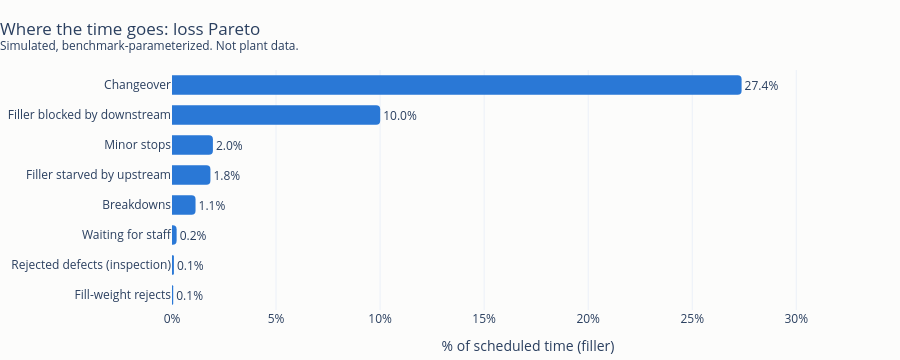

Source (notebook cell):
### Markdown cell above
## Loss Pareto (six big losses, at the filler)

Shares of scheduled production time; they sum to 1 − line OEE. Starved and blocked are flow losses caused by other stations (glossary D3).

### Code cell
pt = B.pareto_table(t["pareto"])
display(pt.round(4))
fig = viz.pareto_fig(pt.rename(columns={"mean": "share_of_ppt"}))
fig.update_layout(template="plotly_white", plot_bgcolor="#fcfcfb", paper_bgcolor="#fcfcfb")
fig.write_image(REP / "figures/05_loss_pareto.png", scale=2, width=820)
fig

### Figure 1 — Plotly figure (JSON) as saved in the notebook; plotly's stock layout.template omitted (floating-point values rounded to 4 significant figures)
{"data": [{"cliponaxis": false, "customdata": [["Process defects", "Quality"], ["Process defects", "Quality"], ["Setup and adjustment (staff resource, D2)", "Availability"], ["Equipment failure", "Availability"], ["Idling and minor stoppages (starved, D3)", "Performance"], ["Idling and minor stoppages", "Performance"], ["Idling and minor stoppages (blocked, D3)", "Performance"], ["Setup and adjustment", "Availability"]], "hovertemplate": "%{y}<br>%{x:.2f}% of scheduled time<br>Six big losses: %{customdata[0]} (%{customdata[1]})<extra></extra>", "marker": {"color": "#2a78d6", "cornerradius": 4, "line": {"width": 0}}, "orientation": "h", "showlegend": false, "text": ["0.1%", "0.1%", "0.2%", "1.1%", "1.8%", "2.0%", "10.0%", "27.4%"], "textposition": "outside", "type": "bar", "x": [0.05825, 0.09191, 0.2223, 1.131, 1.846, 1.966, 10.01, 27.37], "y": ["Fill-weight rejects", "Rejected defects (inspection)", "Waiting for staff", "Breakdowns", "Filler starved by upstream", "Minor stops", "Filler blocked by downstream", "Changeover"]}], "layout": {"bargap": 0.35, "height": 360, "hoverlabel": {"namelength": -1}, "margin": {"b": 40, "l": 8, "r": 16, "t": 70}, "paper_bgcolor": "#fcfcfb", "plot_bgcolor": "#fcfcfb", "title": {"text": "Where the time goes: loss Pareto<br><sup>Simulated, benchmark-parameterized. Not plant data.</sup>", "x": 0, "xanchor": "left"}, "xaxis": {"gridwidth": 1, "range": [0, 34.22], "showgrid": true, "ticksuffix": "%", "title": {"text": "% of scheduled time (filler)"}, "zeroline": false}, "yaxis": {"automargin": true, "showgrid": false}}}
